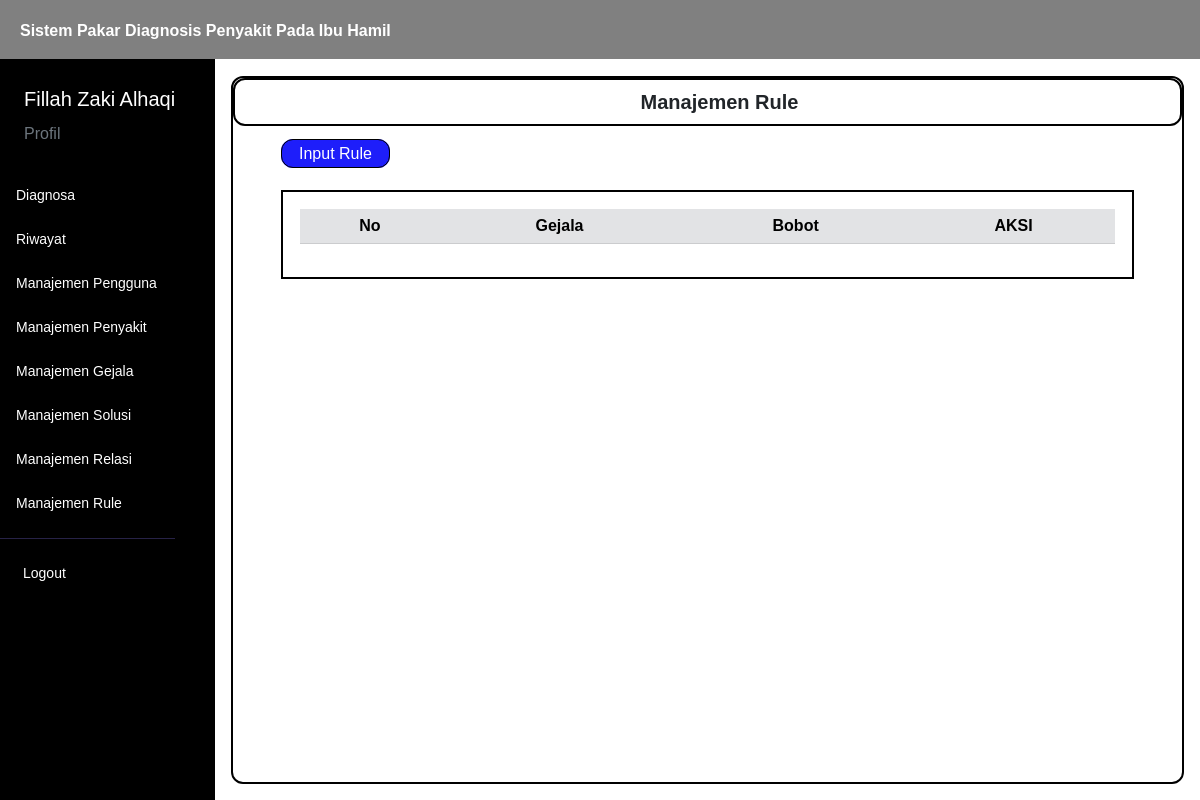
The page /menu/manaj_rule.php (signed in) on the database as committed earlier.
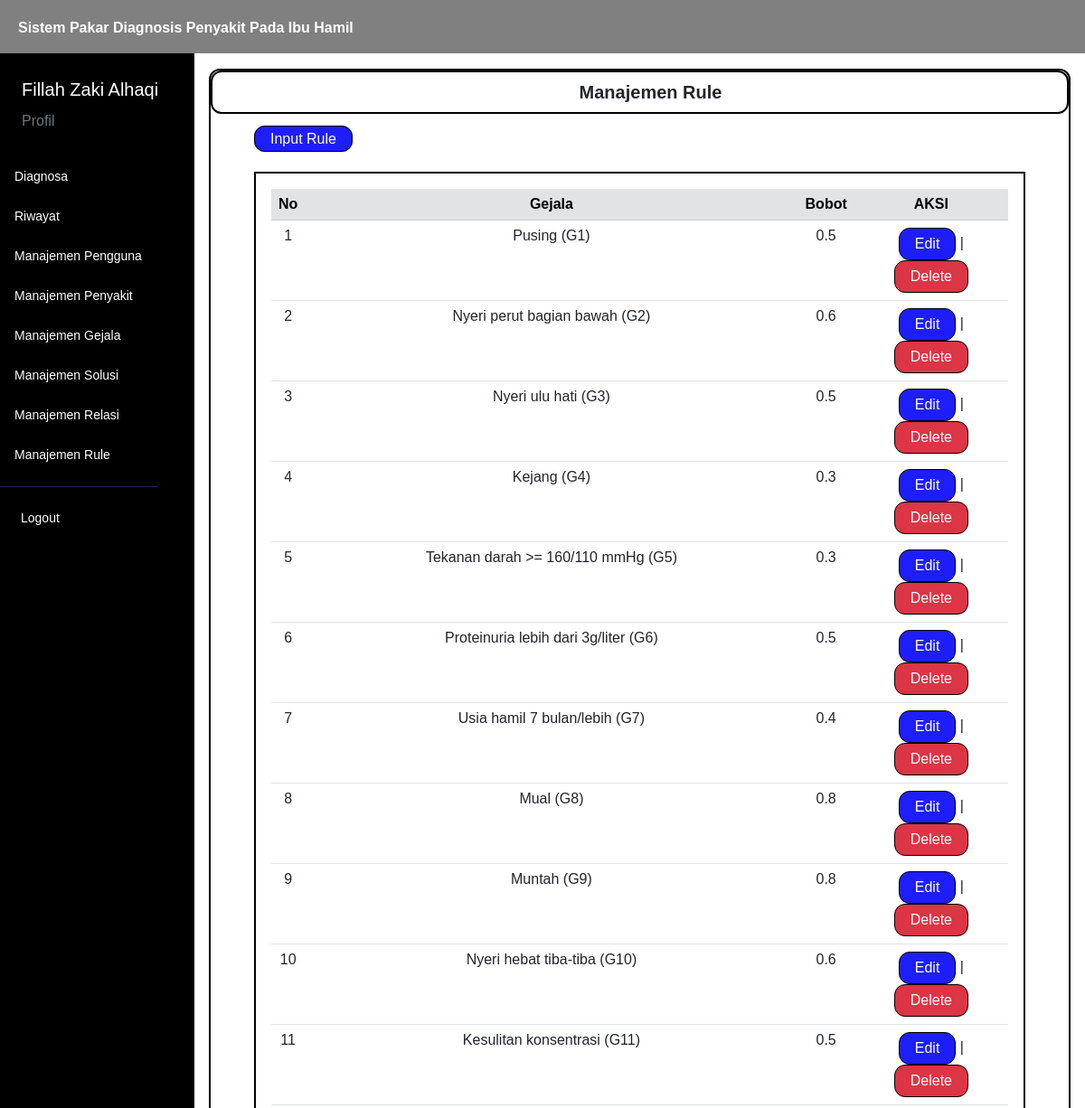
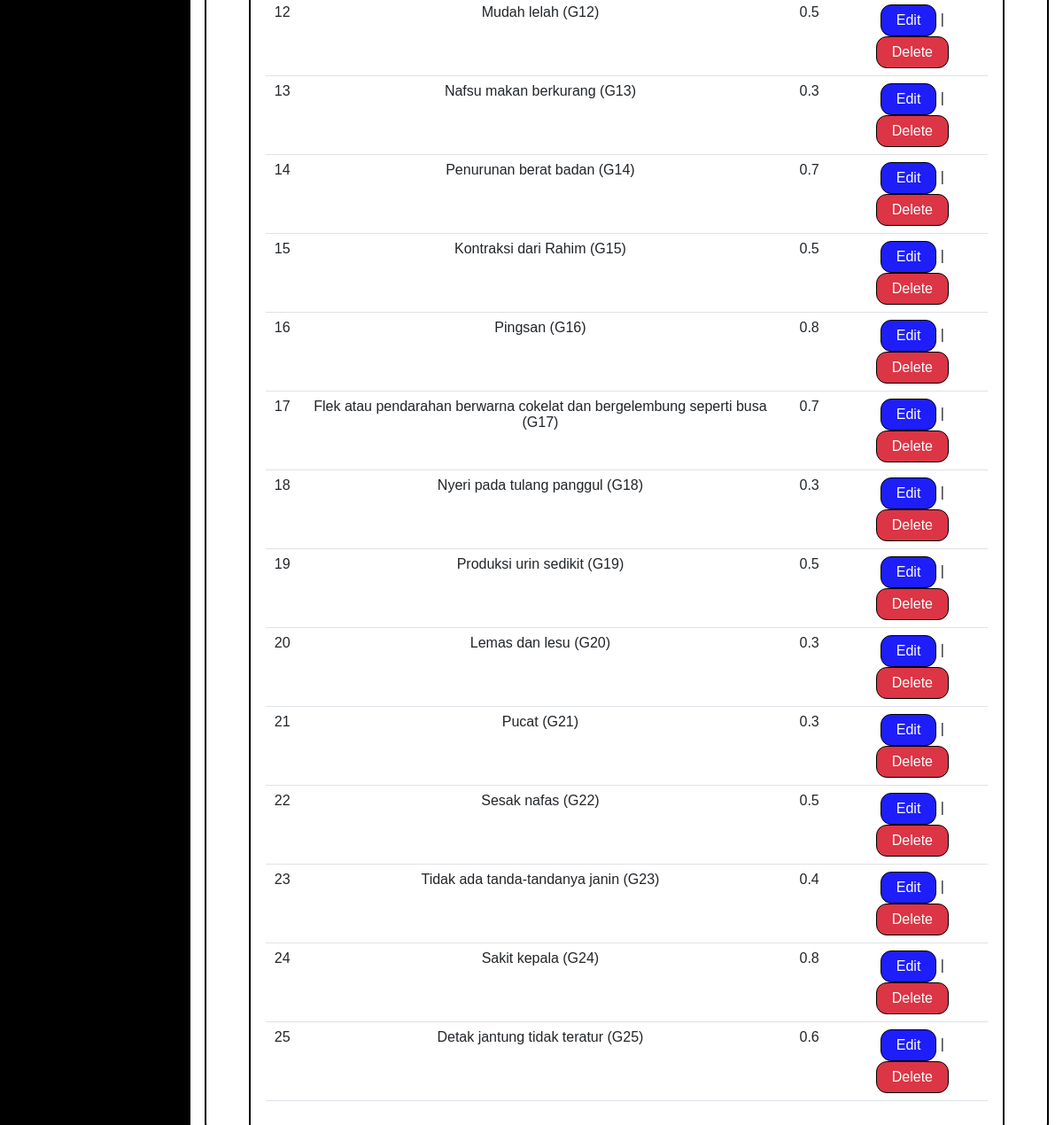
The same page on the database as committed later (2 pictures, top to bottom).
### tables this page shows
CREATE TABLE `user` (
  `iduser` int(11) NOT NULL,
  `username` varchar(50) NOT NULL,
  `password` varchar(100) NOT NULL,
  `nama` varchar(50) NOT NULL,
  `email` varchar(50) NOT NULL,
  `level` varchar(40) NOT NULL
);

CREATE TABLE `rule` (
  `idrule` int(11) NOT NULL,
  `idgejala` int(11) NOT NULL,
  `nilai` double NOT NULL
);

CREATE TABLE `gejala` (
  `idgejala` int(11) NOT NULL,
  `kode_gejala` varchar(45) NOT NULL,
  `nama_gejala` text NOT NULL
);

### controller/main.php (called while the page is built, shortened)
<?php
$conn = mysqli_connect("localhost", "root", "", "kehamilan");
function query($query)
{
    global $conn;
    $result = mysqli_query($conn, $query);
    $rows = [];
    while ($row = mysqli_fetch_assoc($result)) {
        $rows[] = $row;
    }
    return $rows;
}
function generateRandomKey()
{
    $keyLength = 32;
    $randomBytes = openssl_random_pseudo_bytes($keyLength, $strong);
    if (!$strong) {
        $randomBytes = random_bytes($keyLength);
    }
    return base64_encode($randomBytes);
}
function enkripsi($kata)
{
    $key = generateRandomKey();
    $string = openssl_encrypt($kata, 'AES-256-CBC', $key, 0, substr($key, 0, 16));
    $hasilEnkripsi = base64_encode($key . $string);
    return $hasilEnkripsi;
}
function dekripsi($kata)
{
    $string = base64_decode($kata);
    $key = substr($string, 0, 44);
    $enkripsi = substr($string, 44);
    $hasil = openssl_decrypt($enkripsi, 'AES-256-CBC', $key, 0, substr($key, 0, 16));
    return $hasil;
}
function cari_user() {
    $id = dekripsi($_COOKIE['SPKehamilan']);
    $user = query("SELECT * FROM user WHERE iduser = $id")[0];
    return $user;
}
function validasi_admin()
{
    $id = dekripsi($_COOKIE['SPKehamilan']);
    $cek = query("SELECT * FROM user WHERE iduser = $id")[0];
}
?>

### menu/manaj_rule.php (the view, shortened to what this page needs)
<?php
    $rule = query("SELECT * FROM rule ORDER BY idgejala ASC");
?>
<html lang="en">
<head>
    <link href="https://cdn.jsdelivr.net/npm/bootstrap@5.3.0/dist/css/bootstrap.min.css" rel="stylesheet"
>
    <link rel="stylesheet" href="https://cdn.datatables.net/1.13.4/css/jquery.dataTables.min.css">
    <link rel="stylesheet" href="../style.css">
</head>
<body>
    <div class="content">
        <?php
        require_once('../navbar/navbar.php');
        ?>
        <div class="main-container m-0">
            <div class="d-flex">
                <?php
                require_once('../navbar/sidebar.php');
                ?>
                <div class="contents px-3 py-3">
                    <div class="box">
                        <div class="box1">
                            <h5 class="text-dark text-center mb-0 ms-4 fw-bold">
                                Manajemen Rule
                            </h5>
                        </div>
                        <div class="ms-5 mt-3">
                            <a href="../insert/rule.php">Input Rule</a>
                        </div>
                        <div class="tabel mt-4 mx-5">
                            <table id="example" class="table table-hover text-center">
                                <thead>
                                    <tr class="table-secondary">
                                        <th class="text-center" scope="col">No</th>
                                        <th class="text-center" scope="col">Gejala</th>
                                        <th class="text-center" scope="col">Bobot</th>
                                        <th class="text-center" scope="col">AKSI</th>
                                    </tr>
                                </thead>
                                <tbody>
                                    <?php
                                        $i = 1;
                                        foreach($rule as $r) :
                                            $idgejala = $r['idgejala'];
                                            $gejala = query("SELECT * FROM gejala WHERE idgejala = $idgejala")[0];
                                    ?>
                                        <tr>
                                            <td>
                                                <?= $i; ?>
                                            </td>
                                            <td>
                                                <?= $gejala['nama_gejala']; ?> (<?= $gejala['kode_gejala']; ?>)
                                            </td>
                                            <td>
                                                <?= $r['nilai']; ?>
                                            </td>
                                            <td>
                                                <a class="btn" href="../edit/rule.php?id=<?= enkripsi($r['idrule']); ?>">Edit</a> | <a href="#" class="delete bg-danger btn" id="delete"
                                                        onclick="confirmDelete(<?= $r['idrule']; ?>)">
                                                        Delete
                                                    </a>
                                            </td>
                                        </tr>
                                    <?php
                                        $i++;
                                        endforeach;
                                    ?>
                                </tbody>
                            </table>
                        </div>
                    </div>
                </div>
            </div>
        </div>
    </div>
</body>
</html>

### navbar/navbar.php (shortened to what this page needs)
<?php
require_once '../controller/main.php';
if (isset($_COOKIE['SPKehamilan'])) {
    $user = cari_user();
}
?>
<nav class="navbar navbar-expand-lg">
    <div class="container-fluid">
        <div class="collapse navbar-collapse" id="navbarSupportedContent">
            <ul class="navbar-nav mb-2 mb-lg-0">
                <li class="nav-item">
                    <a href="../user" class="nav-link active text-white fw-semibold" aria-current="page">
                        Sistem Pakar Diagnosis Penyakit Pada Ibu Hamil</a>
                </li>
            </ul>
        </div>
    </div>
</nav>

### navbar/sidebar.php (shortened to what this page needs)
<?php
validasi_admin();
?>
<div class="sidebar" id="side_nav">
    <div class="content-side">
        <div class="profil pt-4">
            <span class="text-white ms-4 fs-5">
                <?= $user['nama']; ?>
            </span>
            <div class="ms-4 mt-2">
                <a class="text-decoration-none text-secondary" href="../menu/profil.php">Profil</a>
            </div>
        </div>
        <div class="">
            <ul class="list-unstyled pt-4 fw-medium">
                <li class="">
                    <a href="../diagnosa" class="text-decoration-none d-block">
                        <span>Diagnosa</span>
                    </a>
                </li>
                <li class="">
                    <a href="../menu/riwayat.php" class="text-decoration-none d-block">
                        <span>Riwayat</span>
                    </a>
                </li>
                <li class="">
                    <a href="../menu/manaj_pengguna.php" class="text-decoration-none d-block">
                        <span>Manajemen Pengguna</span>
                    </a>
                </li>
                <li class="">
                    <a href="../menu/manaj_penyakit.php" class="text-decoration-none d-block">
                        <span>Manajemen Penyakit</span>
                    </a>
                </li>
                <li class="">
                    <a href="../menu/manaj_gejala.php" class="text-decoration-none d-block">
                        <span>Manajemen Gejala</span>
                    </a>
                </li>
                <li class="">
                    <a href="../menu/manaj_solusi.php" class="text-decoration-none d-block">
                        <span>Manajemen Solusi</span>
                    </a>
                </li>
                <li class="">
                    <a href="../menu/manaj_relasi.php" class="text-decoration-none d-block">
                        <span>Manajemen Relasi</span>
                    </a>
                </li>
                <li class="">
                    <a href="../menu/manaj_rule.php" class="text-decoration-none d-block">
                        <span>Manajemen Rule</span>
                    </a>
                </li>
            </ul>
        </div>
        <hr class="hr-color">
        <ul class="list-unstyled fw-medium pb-5">
            <li>
                <a href="../logout.php" class="text-decoration-none d-block">
                    <span>Logout</span>
                </a>
            </li>
        </ul>
    </div>
</div>

### style.css (style rules this page uses)
* { font-family: "Chakra Petch", sans-serif; }
body { background: white; margin: 0; padding: 0; border: 0; }
.content { min-height: 100vh; width: 100%; }
.sidebar { background: black; min-width: 215px; max-width: 215px; transition: all ease-in 0.3s; min-height: 100vh; }
hr.hr-color { color: #272247; opacity: 1; }
.sidebar ul { padding: 0 11px; }
.sidebar li { margin: 7px 0; }
.sidebar li a { color: white; padding: 8px 5px; font-size: 14px; margin-left: 0; }
.content-side { position: fixed; margin-top: 60px; }
.navbar { z-index: 1; display: flex; position: fixed; width: 100%; }
.content .navbar { background: gray; }
.content .navbar li a { margin-top: 3px; }
.contents { width: 100%; margin-top: 60px; }
.content .contents a { border: solid black 1px; border-radius: 12px; padding: 5px 17px; background: rgb(30, 30, 250); color: #ffffff; text-decoration: none; }
.content .contents .delete { border: solid black 1px; border-radius: 12px; padding: 5px 17px; background: rgb(250, 30, 30); color: #ffffff; text-decoration: none; }
.tabel { border: solid black 2px; padding: 17px; }
.contents .tabel table thead { background-color: #272247; }
.box { border: black solid 2px; border-radius: 12px; height: 100%; }
.box1 { border: black solid 2px; border-radius: 12px; padding: 10px; }

Rows that differ between the two databases and show on the page:
added rule: idgejala.nama_gejala "Pusing", idgejala.kode_gejala "G1", nilai "0.5"
added rule: idgejala.nama_gejala "Nyeri perut bagian bawah", idgejala.kode_gejala "G2", nilai "0.6"
added rule: idgejala.nama_gejala "Nyeri ulu hati", idgejala.kode_gejala "G3", nilai "0.5"
added rule: idgejala.nama_gejala "Kejang", idgejala.kode_gejala "G4", nilai "0.3"
added rule: idgejala.nama_gejala "Tekanan darah >= 160/110 mmHg", idgejala.kode_gejala "G5", nilai "0.3"
added rule: idgejala.nama_gejala "Proteinuria lebih dari 3g/liter", idgejala.kode_gejala "G6", nilai "0.5"
added rule: idgejala.nama_gejala "Usia hamil 7 bulan/lebih", idgejala.kode_gejala "G7", nilai "0.4"
added rule: idgejala.nama_gejala "Mual", idgejala.kode_gejala "G8", nilai "0.8"
added rule: idgejala.nama_gejala "Muntah", idgejala.kode_gejala "G9", nilai "0.8"
added rule: idgejala.nama_gejala "Nyeri hebat tiba-tiba", idgejala.kode_gejala "G10", nilai "0.6"
added rule: idgejala.nama_gejala "Kesulitan konsentrasi", idgejala.kode_gejala "G11", nilai "0.5"
added rule: idgejala.nama_gejala "Mudah lelah", idgejala.kode_gejala "G12", nilai "0.5"
added rule: idgejala.nama_gejala "Nafsu makan berkurang", idgejala.kode_gejala "G13", nilai "0.3"
added rule: idgejala.nama_gejala "Penurunan berat badan", idgejala.kode_gejala "G14", nilai "0.7"
added rule: idgejala.nama_gejala "Kontraksi dari Rahim", idgejala.kode_gejala "G15", nilai "0.5"
added rule: idgejala.nama_gejala "Pingsan", idgejala.kode_gejala "G16", nilai "0.8"
added rule: idgejala.nama_gejala "Flek atau pendarahan berwarna cokelat dan bergelembung seperti busa", idgejala.kode_gejala "G17", nilai "0.7"
added rule: idgejala.nama_gejala "Nyeri pada tulang panggul", idgejala.kode_gejala "G18", nilai "0.3"
added rule: idgejala.nama_gejala "Produksi urin sedikit", idgejala.kode_gejala "G19", nilai "0.5"
added rule: idgejala.nama_gejala "Lemas dan lesu", idgejala.kode_gejala "G20", nilai "0.3"
added rule: idgejala.nama_gejala "Pucat", idgejala.kode_gejala "G21", nilai "0.3"
added rule: idgejala.nama_gejala "Sesak nafas", idgejala.kode_gejala "G22", nilai "0.5"
added rule: idgejala.nama_gejala "Tidak ada tanda-tandanya janin", idgejala.kode_gejala "G23", nilai "0.4"
added rule: idgejala.nama_gejala "Sakit kepala", idgejala.kode_gejala "G24", nilai "0.8"
added rule: idgejala.nama_gejala "Detak jantung tidak teratur", idgejala.kode_gejala "G25", nilai "0.6"
